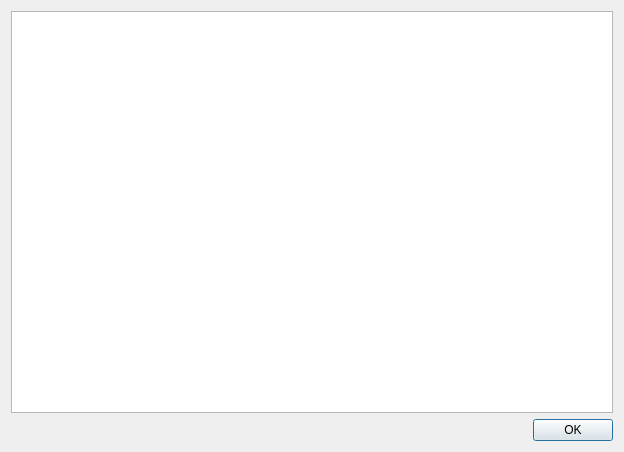
<ui version="4.0" >
 <class>ShowExport</class>
 <widget class="QDialog" name="ShowExport" >
  <property name="geometry" >
   <rect>
    <x>0</x>
    <y>0</y>
    <width>624</width>
    <height>452</height>
   </rect>
  </property>
  <property name="windowTitle" >
   <string>Exportation</string>
  </property>
  <layout class="QVBoxLayout" >
   <item>
    <widget class="QTextBrowser" name="textBrowser" />
   </item>
   <item>
    <widget class="QDialogButtonBox" name="buttonBox" >
     <property name="standardButtons" >
      <set>QDialogButtonBox::Ok</set>
     </property>
    </widget>
   </item>
  </layout>
 </widget>
 <layoutdefault spacing="6" margin="11" />
 <resources/>
 <connections>
  <connection>
   <sender>buttonBox</sender>
   <signal>accepted()</signal>
   <receiver>ShowExport</receiver>
   <slot>accept()</slot>
   <hints>
    <hint type="sourcelabel" >
     <x>564</x>
     <y>429</y>
    </hint>
    <hint type="destinationlabel" >
     <x>476</x>
     <y>447</y>
    </hint>
   </hints>
  </connection>
 </connections>
</ui>
